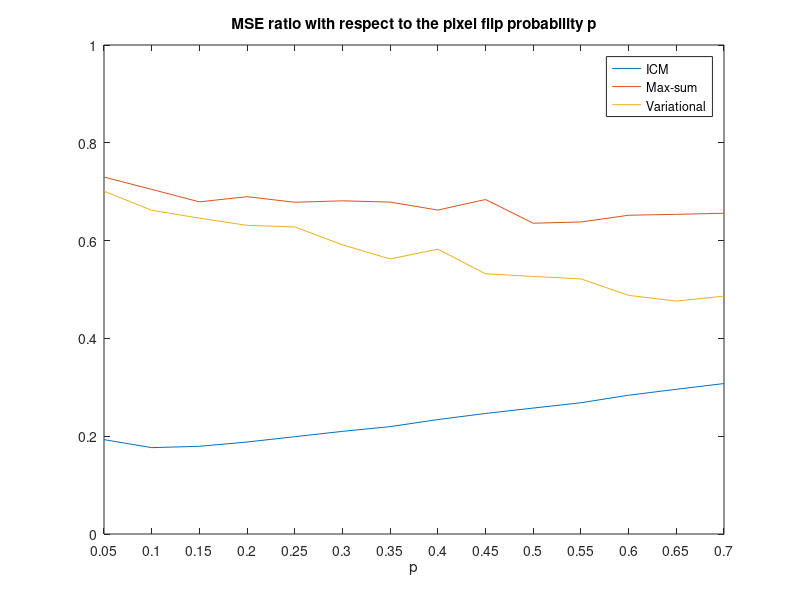
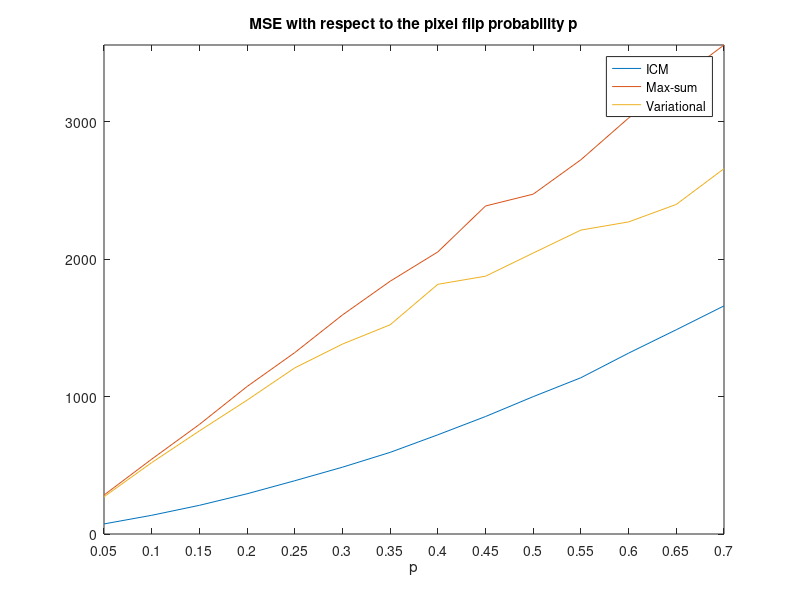

The MATLAB script that drew these images, in order:
%imageBase

pVec = 0.05:0.05:0.7;
P = length(pVec);

mseICM = [73.3276290893555 136.022869110107 208.561035156250 292.572006225586 387.492443084717 485.971599578857 593.877815246582 721.615318298340 854.577411651611 999.253307342529 1136.75406265259 1315.71604919434 1485.85343551636 1659.37095260620];
mseMS = [283.351436614990 544.340583801270 796.872661590576 1072.79187393188 1319.52383422852 1593.29507064819 1838.65864562988 2051.95890426636 2385.99497604370 2472.15077590942 2722.33984756470 3025.95482254028 3297.03313446045 3556.91985321045];
mseVar = [270.652732849121 519.199745178223 749.929599761963 973.529148101807 1208.34995651245 1381.47051239014 1521.85306167603 1816.35961151123 1875.29169845581 2043.80825424194 2210.73358917236 2270.13181304932 2397.43474578857 2657.43907165527];

ratioICM = [0.192977722035613 0.176606217920808 0.179345513847125 0.188095622270852 0.198998881759428 0.209908326072759 0.219572573005023 0.234039438791994 0.246500638590852 0.257554801372009 0.268430603046265 0.283828930225613 0.295939415037011 0.307665611369774];
ratioMS = [0.729985981954510 0.704782873584128 0.679223345025857 0.689839639104892 0.678420466200754 0.681368327394713 0.678734339639538 0.662441068422719 0.684062923875348 0.635561029016380 0.638120446229877 0.651863150076513 0.653734550971514 0.655905738633506];
ratioVar = [0.701098441073058 0.662061211896521 0.645891720620166 0.631172431870998 0.627991902468692 0.591403700352372 0.562455406712089 0.582544857252585 0.532118890818690 0.526735090382027 0.521726657016364 0.488056614207752 0.476291056590021 0.486480187758671];

%%

f1 = figure('Name','images/allMSEratio')
plot(ratioICM)
hold on
plot(ratioMS)
plot(ratioVar)
hold off
axis([1 P 0 1])
legend('ICM', 'Max-sum', 'Variational')
set(gca, 'XTick', 1:P); % Change x-axis ticks
set(gca, 'XTickLabel', pVec);
title('MSE ratio with respect to the pixel flip probability p')
xlabel('p')

%%

f2 = figure('Name','images/allMSE')
plot(mseICM)
hold on
plot(mseMS)
plot(mseVar)
hold off
axis([1 P 0 max(mseMS)])
legend('ICM', 'Max-sum', 'Variational')
set(gca, 'XTick', 1:P); % Change x-axis ticks
set(gca, 'XTickLabel', pVec);
title('MSE with respect to the pixel flip probability p')
xlabel('p')